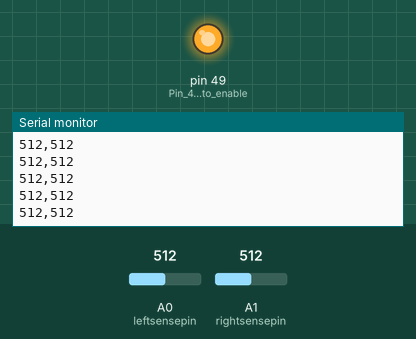
Recording of a sketch running on a simulated Arduino Mega 2560, built with avr-gcc and run on an emulated ATmega2560. Parts: output pins drawn as LEDs (lit = HIGH), the last lines printed to the serial monitor. The test bench sets the inputs (shaded band); at power-on: A0 (leftsensepin) = 512, A1 (rightsensepin) = 512.

Above: at 1.3 s.
1.4 s: A0 (leftsensepin) set to 987
At 2.1 s:
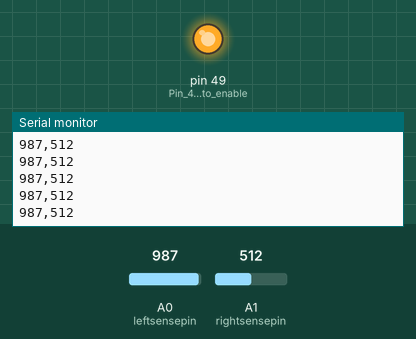
2.9 s: A0 (leftsensepin) set to 1015
At 3.9 s:
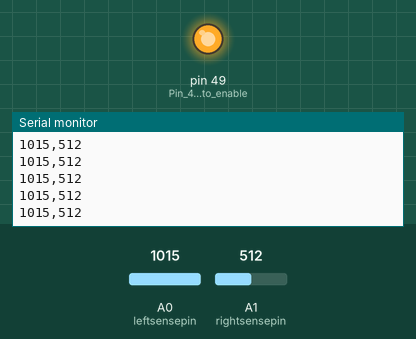
4.4 s: A1 (rightsensepin) set to 981
At 5.1 s:
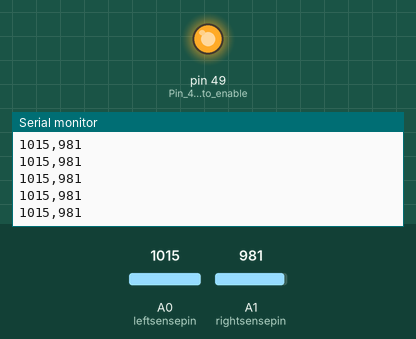
5.9 s: A1 (rightsensepin) set to 1017
At 6.5 s:
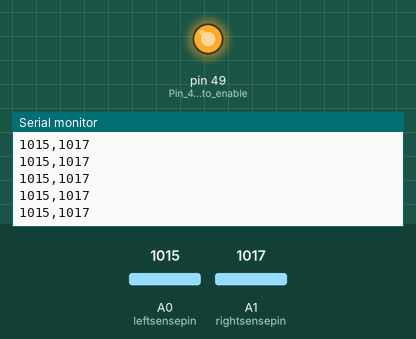
Timing chart, 0 to 8.9 s (numbered marks = the images above; inputs shaded):
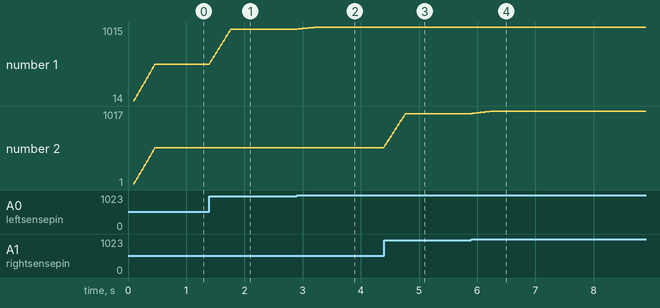

The sketch:

convertToVoltage.ino
```cpp
#include "IRfilter.h"
#define CIRCBUFFSIZE 35
int leftsensepin = A0;
int rightsensepin = A1;
int frontleftsensepin = A5;
int frontrightsensepin = A7;

mySense lsensr(leftsensepin);
mySense rsensr(rightsensepin);

mySense flsensr(frontleftsensepin);
mySense frsensr(frontrightsensepin);

void setup() {
  pinMode(49, OUTPUT);                 //Pin 49 is used to enable IO power
  digitalWrite(49, 1);                 //Enable IO power on main CPU board
  Serial.begin(9600); // setting the baud rate
  delay(100);
}

void loop() {
  lsensr.poll();
  rsensr.poll();
  Serial.print(lsensr.avg);
  Serial.print(",");
  Serial.println(rsensr.avg);

  delay(10);
}
```

IRfilter.h
```cpp
#ifndef IRfilter
#define IRfilter

#define CIRCBUFFSIZE 35

class mySense
{
private:
	int pin;
	long runSum = 0;
	int buffCount = 0;
	int buff[CIRCBUFFSIZE];
public:
	mySense(int pin);
	long avg;
	int val;

	void poll();
};

#endif
```

IRfilterImport.cpp
```cpp
#include "IRfilter.h"
#include "Arduino.h"

#define CIRCBUFFSIZE 35


mySense::mySense(int pin) {
  this->pin = pin;
  pinMode(pin, INPUT);
  buff[0] = analogRead(pin);
}

void mySense::poll() {
  val = analogRead(pin);

  runSum += val - buff[buffCount];

  buff[buffCount] = val;
  buffCount++;
  buffCount = buffCount % CIRCBUFFSIZE;

  avg = ((runSum * 1000) / CIRCBUFFSIZE) / 1000;
}
```

Measured:
- after the input at 1.4 s, the serial monitor: prints a new line at once (image 1)
- after the input at 2.9 s, the serial monitor: prints a new line at once (image 2)
- after the input at 4.4 s, the serial monitor: prints a new line at once (image 3)
- after the input at 5.9 s, the serial monitor: prints a new line at once (image 4)
- plotted number 1: 512 → 987 after the input at 1.4 s, 987 → 1015 after the input at 2.9 s
- plotted number 2: 512 → 981 after the input at 4.4 s, 981 → 1 after the input at 5.9 s
